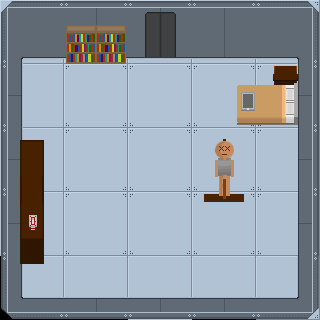

This game map was drawn from its Tiled (.tmx) file and the tilesets committed beside it. A one-line description and the full map source follow:
An orthogonal 5x5 tile map with 64x64 px tiles, 6 tile layers (floor, walls, objects, obcs2, ...), 2 tilesets and 9 objects.

<map version="1.2" tiledversion="1.2.2" orientation="orthogonal" renderorder="left-down" width="5" height="5" tilewidth="64" tileheight="64" infinite="0" nextlayerid="13" nextobjectid="14">
 <tileset firstgid="1" source="BlueDolphinStructuralTiles.tsx" />
 <tileset firstgid="82" source="DetailTiles.tsx" />
 <layer id="7" name="floor" width="5" height="5">
  <data encoding="csv">
19,19,19,19,19,
0,19,19,19,19,
0,19,19,19,19,
0,19,19,19,19,
0,0,0,0,19
</data>
 </layer>
 <layer id="8" name="walls" width="5" height="5">
  <data encoding="csv">
23,28,37,28,60,
31,0,0,0,63,
31,0,0,0,63,
31,0,0,0,63,
68,65,29,65,69
</data>
 </layer>
 <layer id="9" name="objects" width="5" height="5">
  <data encoding="csv">
0,89,0,0,0,
0,0,0,124,125,
0,0,0,0,0,
0,0,0,0,0,
0,0,0,0,0
</data>
 </layer>
 <layer id="10" name="obcs2" width="5" height="5" offsetx="0" offsety="10">
  <data encoding="csv">
0,0,0,0,0,
0,0,0,0,0,
142,0,0,146,0,
154,0,0,0,0,
0,0,0,0,0
</data>
 </layer>
 <layer id="11" name="obs3" width="5" height="5" offsetx="-253" offsety="115">
  <data encoding="csv">
0,0,0,0,0,
0,0,0,0,147,
0,0,0,0,0,
0,0,0,0,0,
0,0,0,0,0
</data>
 </layer>
 <layer id="12" name="obs4" width="5" height="5" offsetx="26" offsety="-1">
  <data encoding="csv">
0,0,0,0,0,
0,0,0,148,0,
0,0,0,0,0,
0,0,0,0,0,
0,0,0,0,0
</data>
 </layer>
 <objectgroup id="5" name="collisions" visible="0">
  <object id="1" x="-0.666667" y="-1" width="322.667" height="58" />
  <object id="4" x="0" y="11" width="21" height="309.667" />
  <object id="7" x="298.5" y="28.5" width="22" height="291.5" />
  <object id="8" x="0.333333" y="306.5" width="321.167" height="14.5" />
  <object id="9" x="176.333" y="298" width="123.667" height="10" />
  <object id="10" x="17" y="298" width="127" height="10.6667" />
  <object id="11" x="75" y="53.6667">
   <polygon points="0,0 0.666667,20 40.6667,20.3333 40.6667,12 38,-3.33333 55.6667,2.33333 55.3333,9.33333 115,9.66667 115,-3.66667 36.3333,-20.6667" />
  </object>
  <object id="12" x="301" y="66.3333">
   <polygon points="0,0 -27,-1 -28.3333,18.6667 -64,19 -65,59 2.33333,59.3333" />
  </object>
  <object id="13" x="15" y="140.667">
   <polygon points="0,0 28.6667,-0.333333 29,123 -2,122.333" />
  </object>
 </objectgroup>
</map>
